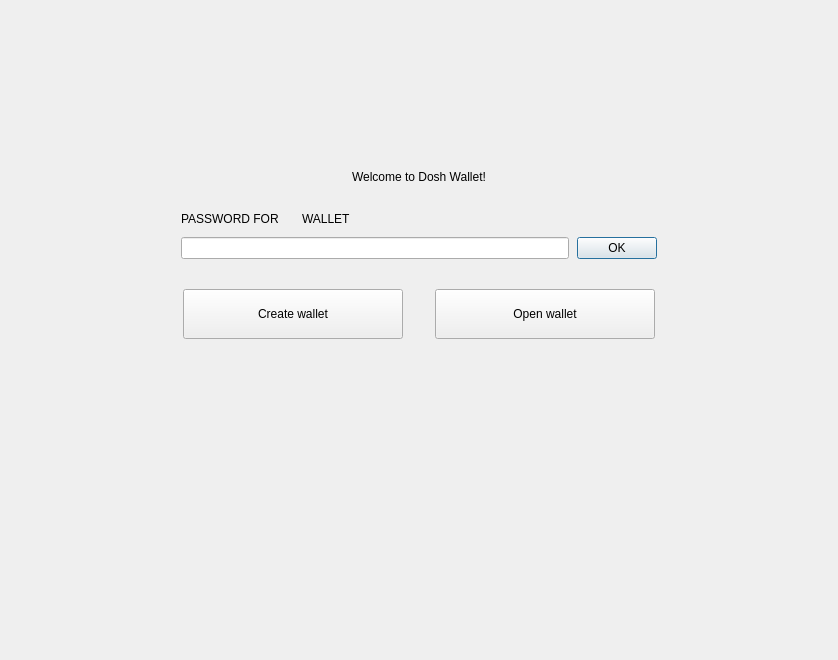
<?xml version="1.0" encoding="UTF-8"?>
<ui version="4.0">
 <class>NoWalletFrame</class>
 <widget class="QFrame" name="NoWalletFrame">
  <property name="geometry">
   <rect>
    <x>0</x>
    <y>0</y>
    <width>838</width>
    <height>660</height>
   </rect>
  </property>
  <property name="windowTitle">
   <string>Frame</string>
  </property>
  <property name="frameShape">
   <enum>QFrame::NoFrame</enum>
  </property>
  <property name="frameShadow">
   <enum>QFrame::Raised</enum>
  </property>
  <layout class="QVBoxLayout" name="verticalLayout">
   <property name="spacing">
    <number>0</number>
   </property>
   <property name="leftMargin">
    <number>0</number>
   </property>
   <property name="topMargin">
    <number>0</number>
   </property>
   <property name="rightMargin">
    <number>0</number>
   </property>
   <property name="bottomMargin">
    <number>0</number>
   </property>
   <item>
    <spacer name="verticalSpacer">
     <property name="orientation">
      <enum>Qt::Vertical</enum>
     </property>
     <property name="sizeType">
      <enum>QSizePolicy::Fixed</enum>
     </property>
     <property name="sizeHint" stdset="0">
      <size>
       <width>20</width>
       <height>170</height>
      </size>
     </property>
    </spacer>
   </item>
   <item alignment="Qt::AlignHCenter">
    <widget class="WalletGui::WalletHeaderLabel" name="m_welcomeLabel">
     <property name="text">
      <string>Welcome to Dosh Wallet!</string>
     </property>
    </widget>
   </item>
   <item>
    <spacer name="verticalSpacer_4">
     <property name="orientation">
      <enum>Qt::Vertical</enum>
     </property>
     <property name="sizeType">
      <enum>QSizePolicy::Fixed</enum>
     </property>
     <property name="sizeHint" stdset="0">
      <size>
       <width>20</width>
       <height>25</height>
      </size>
     </property>
    </spacer>
   </item>
   <item alignment="Qt::AlignHCenter">
    <widget class="QFrame" name="m_passwordFrame">
     <property name="minimumSize">
      <size>
       <width>476</width>
       <height>0</height>
      </size>
     </property>
     <property name="maximumSize">
      <size>
       <width>338</width>
       <height>16777215</height>
      </size>
     </property>
     <property name="frameShape">
      <enum>QFrame::NoFrame</enum>
     </property>
     <property name="frameShadow">
      <enum>QFrame::Raised</enum>
     </property>
     <layout class="QVBoxLayout" name="verticalLayout_2">
      <property name="spacing">
       <number>8</number>
      </property>
      <property name="leftMargin">
       <number>0</number>
      </property>
      <property name="topMargin">
       <number>0</number>
      </property>
      <property name="rightMargin">
       <number>0</number>
      </property>
      <property name="bottomMargin">
       <number>0</number>
      </property>
      <item>
       <layout class="QHBoxLayout" name="horizontalLayout_4">
        <item>
         <widget class="QLabel" name="m_passwordTextLabel">
          <property name="sizePolicy">
           <sizepolicy hsizetype="Maximum" vsizetype="Preferred">
            <horstretch>0</horstretch>
            <verstretch>0</verstretch>
           </sizepolicy>
          </property>
          <property name="styleSheet">
           <string notr="true">[errorState=&quot;true&quot;] {
  color: #ef3131;
}</string>
          </property>
          <property name="text">
           <string>PASSWORD FOR</string>
          </property>
         </widget>
        </item>
        <item>
         <widget class="QLabel" name="m_walletNameLabel">
          <property name="text">
           <string/>
          </property>
         </widget>
        </item>
        <item>
         <widget class="QLabel" name="m_walletTextLabel">
          <property name="text">
           <string>WALLET</string>
          </property>
         </widget>
        </item>
        <item>
         <spacer name="horizontalSpacer_4">
          <property name="orientation">
           <enum>Qt::Horizontal</enum>
          </property>
          <property name="sizeHint" stdset="0">
           <size>
            <width>40</width>
            <height>20</height>
           </size>
          </property>
         </spacer>
        </item>
       </layout>
      </item>
      <item>
       <layout class="QHBoxLayout" name="horizontalLayout_5">
        <item>
         <widget class="QLineEdit" name="m_passwordEdit">
          <property name="sizePolicy">
           <sizepolicy hsizetype="Expanding" vsizetype="Fixed">
            <horstretch>0</horstretch>
            <verstretch>0</verstretch>
           </sizepolicy>
          </property>
          <property name="styleSheet">
           <string notr="true">[errorState=&quot;true&quot;] {
  border-color: #ef3131;
}</string>
          </property>
          <property name="echoMode">
           <enum>QLineEdit::Password</enum>
          </property>
         </widget>
        </item>
        <item>
         <widget class="WalletGui::WalletOkButton" name="m_okButton">
          <property name="enabled">
           <bool>true</bool>
          </property>
          <property name="text">
           <string>OK</string>
          </property>
          <property name="default">
           <bool>true</bool>
          </property>
         </widget>
        </item>
       </layout>
      </item>
     </layout>
    </widget>
   </item>
   <item>
    <spacer name="verticalSpacer_2">
     <property name="orientation">
      <enum>Qt::Vertical</enum>
     </property>
     <property name="sizeType">
      <enum>QSizePolicy::Fixed</enum>
     </property>
     <property name="sizeHint" stdset="0">
      <size>
       <width>20</width>
       <height>30</height>
      </size>
     </property>
    </spacer>
   </item>
   <item>
    <layout class="QHBoxLayout" name="horizontalLayout">
     <property name="spacing">
      <number>0</number>
     </property>
     <item>
      <spacer name="horizontalSpacer_2">
       <property name="orientation">
        <enum>Qt::Horizontal</enum>
       </property>
       <property name="sizeHint" stdset="0">
        <size>
         <width>40</width>
         <height>20</height>
        </size>
       </property>
      </spacer>
     </item>
     <item>
      <widget class="WalletGui::WalletLargeBlueButton" name="m_createWalletButton">
       <property name="sizePolicy">
        <sizepolicy hsizetype="Fixed" vsizetype="Fixed">
         <horstretch>0</horstretch>
         <verstretch>0</verstretch>
        </sizepolicy>
       </property>
       <property name="minimumSize">
        <size>
         <width>220</width>
         <height>50</height>
        </size>
       </property>
       <property name="maximumSize">
        <size>
         <width>220</width>
         <height>50</height>
        </size>
       </property>
       <property name="text">
        <string>Create wallet</string>
       </property>
      </widget>
     </item>
     <item>
      <spacer name="horizontalSpacer">
       <property name="orientation">
        <enum>Qt::Horizontal</enum>
       </property>
       <property name="sizeType">
        <enum>QSizePolicy::Fixed</enum>
       </property>
       <property name="sizeHint" stdset="0">
        <size>
         <width>32</width>
         <height>20</height>
        </size>
       </property>
      </spacer>
     </item>
     <item>
      <widget class="WalletGui::WalletLargeBlueButton" name="m_openWalletButton">
       <property name="sizePolicy">
        <sizepolicy hsizetype="Fixed" vsizetype="Fixed">
         <horstretch>0</horstretch>
         <verstretch>0</verstretch>
        </sizepolicy>
       </property>
       <property name="minimumSize">
        <size>
         <width>220</width>
         <height>50</height>
        </size>
       </property>
       <property name="maximumSize">
        <size>
         <width>220</width>
         <height>50</height>
        </size>
       </property>
       <property name="text">
        <string>Open wallet</string>
       </property>
      </widget>
     </item>
     <item>
      <spacer name="horizontalSpacer_3">
       <property name="orientation">
        <enum>Qt::Horizontal</enum>
       </property>
       <property name="sizeHint" stdset="0">
        <size>
         <width>40</width>
         <height>20</height>
        </size>
       </property>
      </spacer>
     </item>
    </layout>
   </item>
   <item>
    <spacer name="verticalSpacer_3">
     <property name="orientation">
      <enum>Qt::Vertical</enum>
     </property>
     <property name="sizeHint" stdset="0">
      <size>
       <width>20</width>
       <height>376</height>
      </size>
     </property>
    </spacer>
   </item>
  </layout>
 </widget>
 <customwidgets>
  <customwidget>
   <class>WalletGui::WalletOkButton</class>
   <extends>QPushButton</extends>
   <header>Gui/Common/WalletOkButton.h</header>
  </customwidget>
  <customwidget>
   <class>WalletGui::WalletHeaderLabel</class>
   <extends>QLabel</extends>
   <header>Gui/Common/WalletTextLabel.h</header>
  </customwidget>
  <customwidget>
   <class>WalletGui::WalletLargeBlueButton</class>
   <extends>QPushButton</extends>
   <header>Gui/Common/WalletBlueButton.h</header>
  </customwidget>
 </customwidgets>
 <resources/>
 <connections>
  <connection>
   <sender>m_okButton</sender>
   <signal>clicked()</signal>
   <receiver>NoWalletFrame</receiver>
   <slot>okClicked()</slot>
   <hints>
    <hint type="sourcelabel">
     <x>498</x>
     <y>266</y>
    </hint>
    <hint type="destinationlabel">
     <x>418</x>
     <y>329</y>
    </hint>
   </hints>
  </connection>
  <connection>
   <sender>m_passwordEdit</sender>
   <signal>textChanged(QString)</signal>
   <receiver>NoWalletFrame</receiver>
   <slot>passwordChanged(QString)</slot>
   <hints>
    <hint type="sourcelabel">
     <x>374</x>
     <y>265</y>
    </hint>
    <hint type="destinationlabel">
     <x>418</x>
     <y>329</y>
    </hint>
   </hints>
  </connection>
  <connection>
   <sender>m_passwordEdit</sender>
   <signal>returnPressed()</signal>
   <receiver>m_okButton</receiver>
   <slot>click()</slot>
   <hints>
    <hint type="sourcelabel">
     <x>374</x>
     <y>265</y>
    </hint>
    <hint type="destinationlabel">
     <x>616</x>
     <y>256</y>
    </hint>
   </hints>
  </connection>
 </connections>
 <slots>
  <signal>createWalletClickedSignal()</signal>
  <signal>openWalletClickedSignal()</signal>
  <slot>okClicked()</slot>
  <slot>passwordChanged(QString)</slot>
 </slots>
</ui>
